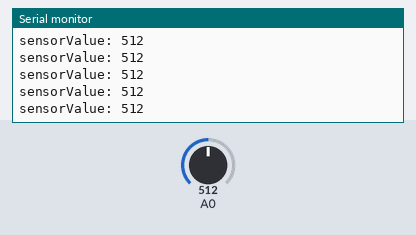
Bench run of a sketch on a simulated Arduino Uno, built with avr-gcc and run on an emulated ATmega328P. Shown: the last lines printed to the serial monitor. Inputs (shaded band) come from the test bench; at power-on: A0 = 512.

Above: at 1.2 s.
1.3 s: A0 set to 11
At 2.0 s:
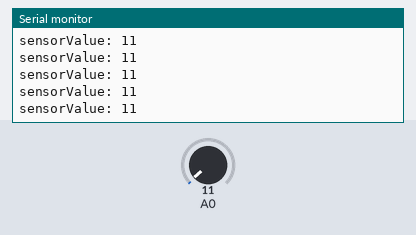
2.8 s: A0 set to 8
At 3.3 s:
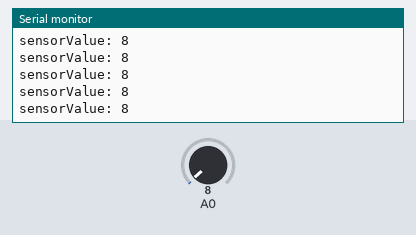
11.8 s: A0 set to 985
At 12.3 s:
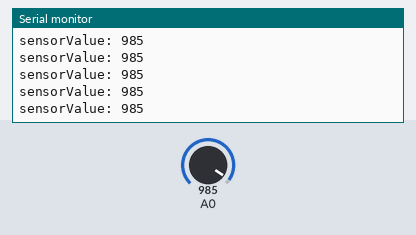
14.8 s: A0 set to 1014
At 15.7 s:
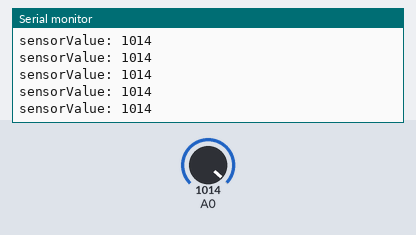
Timing chart, 0 to 17.8 s (numbered marks = the images above; inputs shaded):
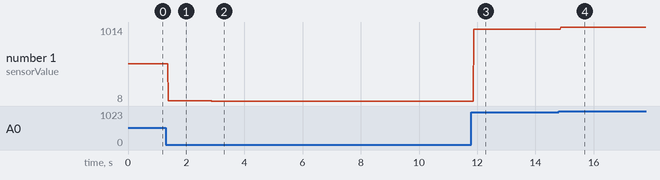

Measured:
- after the input at 1.3 s, the serial monitor: prints a new line after 0.09 s (image 1)
- after the input at 2.8 s, the serial monitor: prints a new line after 0.07 s (image 2)
- after the input at 11.8 s, the serial monitor: prints a new line after 0.07 s (image 3)
- after the input at 14.8 s, the serial monitor: prints a new line after 0.07 s (image 4)
- plotted number 1: 512 → 11 after the input at 1.3 s, 11 → 8 after the input at 2.8 s, 8 → 985 after the input at 11.8 s, 985 → 1014 after the input at 14.8 s

The sketch:

td1.ino
```cpp
int sensorValue;

void setup(){
  Serial.begin(9600);
}

void loop(){
  sensorValue = analogRead(A0);
  Serial.print("sensorValue: ");
  Serial.println(sensorValue);
}
```
